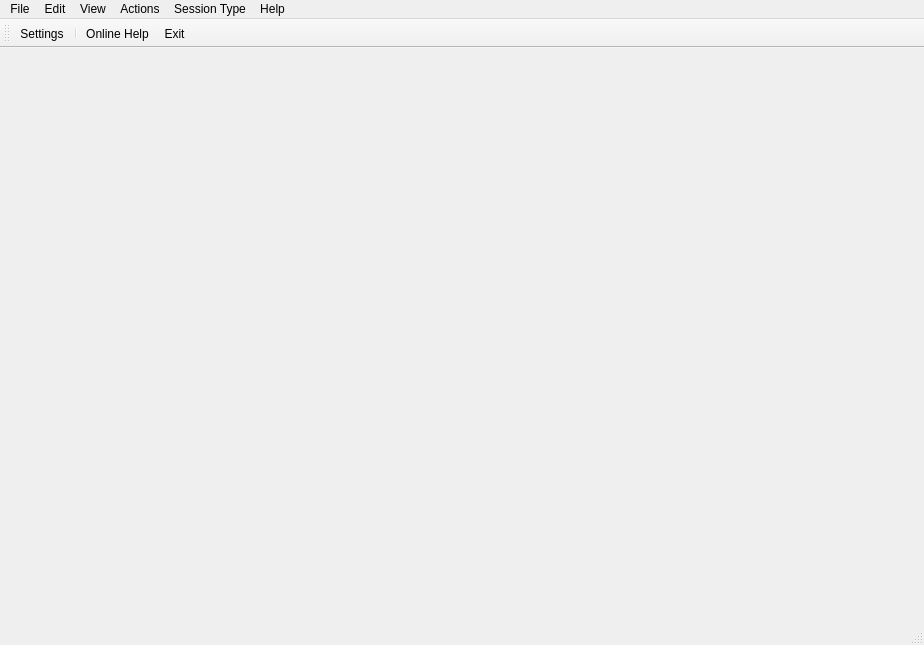
<?xml version="1.0" encoding="UTF-8"?>
<ui version="4.0">
 <class>MainWindow</class>
 <widget class="QMainWindow" name="MainWindow">
  <property name="geometry">
   <rect>
    <x>0</x>
    <y>0</y>
    <width>924</width>
    <height>645</height>
   </rect>
  </property>
  <property name="windowTitle">
   <string>Aspia Client</string>
  </property>
  <widget class="QWidget" name="centralwidget">
   <layout class="QVBoxLayout" name="verticalLayout">
    <property name="leftMargin">
     <number>0</number>
    </property>
    <property name="topMargin">
     <number>0</number>
    </property>
    <property name="rightMargin">
     <number>0</number>
    </property>
    <property name="bottomMargin">
     <number>0</number>
    </property>
    <item>
     <widget class="TabWidget" name="tabs">
      <property name="tabPosition">
       <enum>QTabWidget::TabPosition::North</enum>
      </property>
      <property name="currentIndex">
       <number>-1</number>
      </property>
      <property name="iconSize">
       <size>
        <width>22</width>
        <height>22</height>
       </size>
      </property>
      <property name="documentMode">
       <bool>true</bool>
      </property>
      <property name="tabsClosable">
       <bool>true</bool>
      </property>
      <property name="movable">
       <bool>true</bool>
      </property>
     </widget>
    </item>
   </layout>
  </widget>
  <widget class="QMenuBar" name="menubar">
   <property name="geometry">
    <rect>
     <x>0</x>
     <y>0</y>
     <width>924</width>
     <height>21</height>
    </rect>
   </property>
   <widget class="QMenu" name="menu_file">
    <property name="title">
     <string>File</string>
    </property>
    <addaction name="action_settings"/>
    <addaction name="separator"/>
    <addaction name="action_exit"/>
   </widget>
   <widget class="QMenu" name="menu_help">
    <property name="title">
     <string>Help</string>
    </property>
    <addaction name="action_help"/>
    <addaction name="action_about"/>
   </widget>
   <widget class="QMenu" name="menu_edit">
    <property name="title">
     <string>Edit</string>
    </property>
   </widget>
   <widget class="QMenu" name="menu_view">
    <property name="title">
     <string>View</string>
    </property>
    <addaction name="action_toolbar"/>
    <addaction name="action_statusbar"/>
    <addaction name="action_large_icons"/>
    <addaction name="separator"/>
    <addaction name="action_sessions_in_tabs"/>
   </widget>
   <widget class="QMenu" name="menu_session_type">
    <property name="title">
     <string>Session Type</string>
    </property>
   </widget>
   <widget class="QMenu" name="menu_action">
    <property name="title">
     <string>Actions</string>
    </property>
   </widget>
   <addaction name="menu_file"/>
   <addaction name="menu_edit"/>
   <addaction name="menu_view"/>
   <addaction name="menu_action"/>
   <addaction name="menu_session_type"/>
   <addaction name="menu_help"/>
  </widget>
  <widget class="QToolBar" name="toolbar">
   <property name="windowTitle">
    <string>Tool Bar</string>
   </property>
   <attribute name="toolBarArea">
    <enum>TopToolBarArea</enum>
   </attribute>
   <attribute name="toolBarBreak">
    <bool>false</bool>
   </attribute>
   <addaction name="action_settings"/>
   <addaction name="separator"/>
   <addaction name="action_help"/>
   <addaction name="action_exit"/>
  </widget>
  <widget class="QStatusBar" name="statusbar">
   <property name="styleSheet">
    <string notr="true">QStatusBar QLabel { padding: 3px; }</string>
   </property>
  </widget>
  <action name="action_help">
   <property name="icon">
    <iconset resource="../../common/resources/common.qrc">
     <normaloff>:/img/help.svg</normaloff>:/img/help.svg</iconset>
   </property>
   <property name="text">
    <string>Online Help...</string>
   </property>
   <property name="shortcut">
    <string>F1</string>
   </property>
  </action>
  <action name="action_about">
   <property name="icon">
    <iconset resource="../../common/resources/common.qrc">
     <normaloff>:/img/info.svg</normaloff>:/img/info.svg</iconset>
   </property>
   <property name="text">
    <string>About</string>
   </property>
  </action>
  <action name="action_settings">
   <property name="icon">
    <iconset resource="../../common/resources/common.qrc">
     <normaloff>:/img/settings.svg</normaloff>:/img/settings.svg</iconset>
   </property>
   <property name="text">
    <string>Settings...</string>
   </property>
  </action>
  <action name="action_exit">
   <property name="icon">
    <iconset resource="../../common/resources/common.qrc">
     <normaloff>:/img/door.svg</normaloff>:/img/door.svg</iconset>
   </property>
   <property name="text">
    <string>Exit</string>
   </property>
  </action>
  <action name="action_toolbar">
   <property name="checkable">
    <bool>true</bool>
   </property>
   <property name="text">
    <string>Tool Bar</string>
   </property>
  </action>
  <action name="action_statusbar">
   <property name="checkable">
    <bool>true</bool>
   </property>
   <property name="text">
    <string>Status Bar</string>
   </property>
  </action>
  <action name="action_large_icons">
   <property name="checkable">
    <bool>true</bool>
   </property>
   <property name="text">
    <string>Large icons</string>
   </property>
  </action>
  <action name="action_sessions_in_tabs">
   <property name="checkable">
    <bool>true</bool>
   </property>
   <property name="text">
    <string>Open Sessions in Tabs</string>
   </property>
  </action>
 </widget>
 <customwidgets>
  <customwidget>
   <class>TabWidget</class>
   <extends>QTabWidget</extends>
   <header>client/ui/tab_widget.h</header>
   <container>1</container>
  </customwidget>
 </customwidgets>
 <resources>
  <include location="../../common/resources/common.qrc"/>
 </resources>
 <connections/>
</ui>
